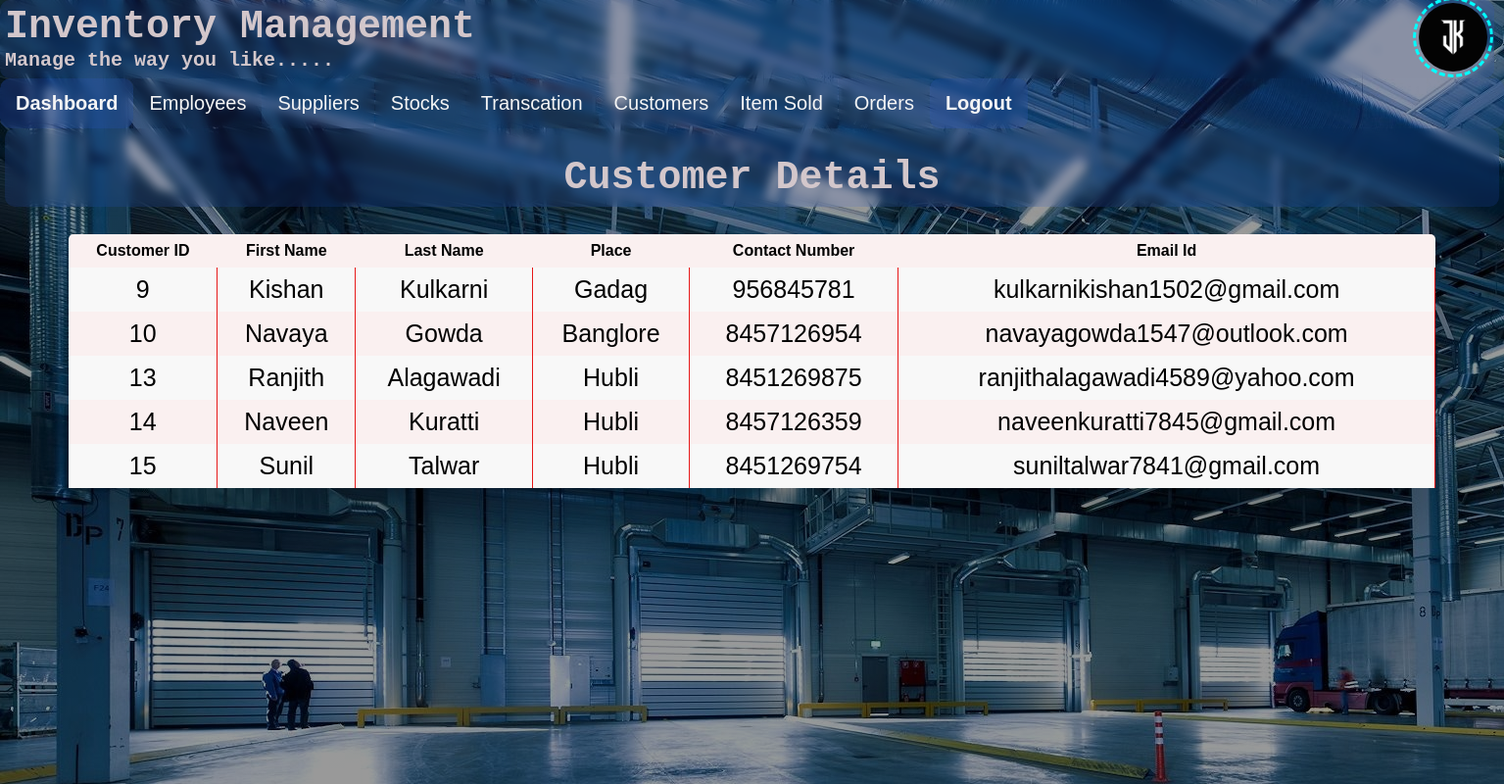
Page /SelectCustomer.php on the committed database.
### tables this page shows
CREATE TABLE `customer` (
  `Cust_id` int(100) NOT NULL,
  `FName` varchar(255) NOT NULL,
  `LName` varchar(255) NOT NULL,
  `address` varchar(255) NOT NULL,
  `Contact_No` varchar(255) NOT NULL,
  `Email_id` varchar(255) NOT NULL
);

### SelectCustomer.php (the view, shortened to what this page needs)
<!DOCTYPE html>
<html lang="en">
<head>
    <link rel="stylesheet" href="styleTable.css">
    <link rel="stylesheet" href="StyleFront.css">
	<link rel="stylesheet" href="Demo.css">
    <link rel="stylesheet" href="StyleDemo.css">
    <link rel="stylesheet" href="StyleDashboard.css">
</head>
<body>
    <div class="image">
        <form action="" class="forms">
            <h1>Inventory Management</h1>
                <p>Manage the way you like.....</p>
				<div class="design">
        <a href="#" class="logo"><img src="JK logo.jpg" alt="Karthik"></a>
    </div>
        </form>
        <div class="navbar" id="nav">
	  <a href="Dashboard.php" class="active">Dashboard</a>
	  <div class="dropdown">
		<button class="btn">Employees
		</button>
	  </div>
	  <div class="dropdown">
		<button class="btn">Suppliers
		</button>
	  </div>
	  <div class="dropdown">
		<button class="btn">Stocks
		</button>
	  </div>
	  <div class="dropdown">
		<button class="btn">Transcation
		</button>
	  </div>
	  <div class="dropdown">
		<button class="btn">Customers
		</button>
	  </div>
	  <div class="dropdown">
		<button class="btn">Item Sold
		</button>
	  </div>
	  <div class="dropdown">
		<button class="btn">Orders
		</button>
	  </div>
	  <a href="Logout.php" class="active">Logout</a>
	</div>
        <?php
$conn = mysqli_connect("localhost", "root", "", "inventoryManagement");
        $sql = 'CALL display';
        $result = mysqli_query($conn,$sql);
        if(mysqli_num_rows($result)<=0)
        {
            echo '<script type="text/javascript" language="javascript">
            if(confirm("NO RESULTS FOUND!"))
            {
                self.location="AddCustomer.php";
            }
            </script> ';
            exit();
        }
        else{
            echo "<center>";
                echo '<form action="" class="forms"><br>';
                echo '<h1 style="font-size: 40px">Customer Details</h1>';
                echo '</form>';
                echo '<div class="table-wrapper">';
                echo '<table class="fl-table">';
                echo '<thread><tr><th>Customer ID</th><th>First Name</th><th>Last Name</th><th>Place</th><th>Contact Number</th><th>Email Id</th></tr></thread>'."<br>";
                while($row=mysqli_fetch_assoc($result))
                {
                    echo "<tr><td>".$row['Cust_id']."</td><td>".$row['FName']."</td><td>".$row['LName']."</td><td>".$row['address']."</td><td>" .$row['Contact_No']. "</td><td>".$row['Email_id']. "</td></tr>";
                }
                echo "</table>";
                echo "</div>";
                echo "</center>";
        }
        ?>
    </div>
</body>
</html>

### styleTable.css (style rules this page uses)
* { box-sizing: border-box; -webkit-box-sizing: border-box; -moz-box-sizing: border-box; }
body { font-family: Helvetica; -webkit-font-smoothing: antialiased; }
.table-wrapper { margin: 10px 70px 70px; box-shadow: 0px 35px 50px rgba( 0, 0, 0, 0.2 ); }
.fl-table { border-radius: 5px; font-size: px; font-weight: normal; border: none; border-collapse: collapse; width: 100%; max-width: 100%; white-space: nowrap; background-color: rgb(250, 240, 240); }
.fl-table td, .fl-table th { text-align: center; padding: 8px; }
.fl-table td { border-right: 1px solid #e71919; font-size: 25px; }
.fl-table tr:nth-child(even) { background: #F8F8F8; }

### StyleFront.css (style rules this page uses)
.imageE,.imageS,.image { height: 100%; width: 100%; background-image: linear-gradient(rgba(0,0,0,0.4),rgba(0,0,0,0.4)),url(pixabay.jpg); position: absolute; }
.forms { font-family: 'Courier New', Courier, monospace; width: 1525px; height: 80px; position: relative; color: #d3c7cb; padding: 5px; overflow: hidden; border-radius: 10px; background: rgba(52, 99, 230, 0.144); backdrop-filter: blur(5px); font-weight: bolder; font-size: 20px; }

### Demo.css (style rules this page uses)
.design { margin: 0; height: 80px; width: auto; display: grid; place-items: center; margin-left: 1440px; margin-top: -75px; }
.logo { width: 70px; height: 70px; position: relative; }
.logo img { max-width: 100%; border-radius: 50%; }
.logo::before { content: ""; position: absolute; width: 100%; height: 100%; outline: 3px dashed cyan; outline-offset: 3px; border-radius: 50%; animation: spin 6s linear infinite; }

### StyleDemo.css (style rules this page uses)
.navbar { overflow: hidden; background: rgba(52, 99, 230, 0.144); font-weight: bolder; border-radius: 10px; }
.navbar a { float: left; display: block; color: whitesmoke; text-align: center; padding: 14px 16px; text-decoration: none; font-size: 20px; }
.active { background: rgba(52, 99, 230, 0.144); color: white; backdrop-filter: blur(5px); border-radius: 10px; }
.dropdown { float: left; overflow: hidden; border-radius: 10px; }
.dropdown .btn { font-size: 20px; border: none; outline: none; color: whitesmoke; padding: 14px 16px; background-color: inherit; font-family: inherit; margin: 0; backdrop-filter: blur(5px); }

### StyleDashBoard.css (style rules this page uses)
* { margin: 0px; padding: 0px; }

### rows in the picture
customer: Cust_id "9", FName "Kishan", LName "Kulkarni", address "Gadag", Contact_No "956845781", Email "kulkarnikishan1502@gmail.com"
customer: Cust_id "10", FName "Navaya", LName "Gowda", address "Banglore", Contact_No "8457126954", Email "navayagowda1547@outlook.com"
customer: Cust_id "13", FName "Ranjith", LName "Alagawadi", address "Hubli", Contact_No "8451269875", Email "ranjithalagawadi4589@yahoo.com"
customer: Cust_id "14", FName "Naveen", LName "Kuratti", address "Hubli", Contact_No "8457126359", Email "naveenkuratti7845@gmail.com"
customer: Cust_id "15", FName "Sunil", LName "Talwar", address "Hubli", Contact_No "8451269754", Email "suniltalwar7841@gmail.com"
